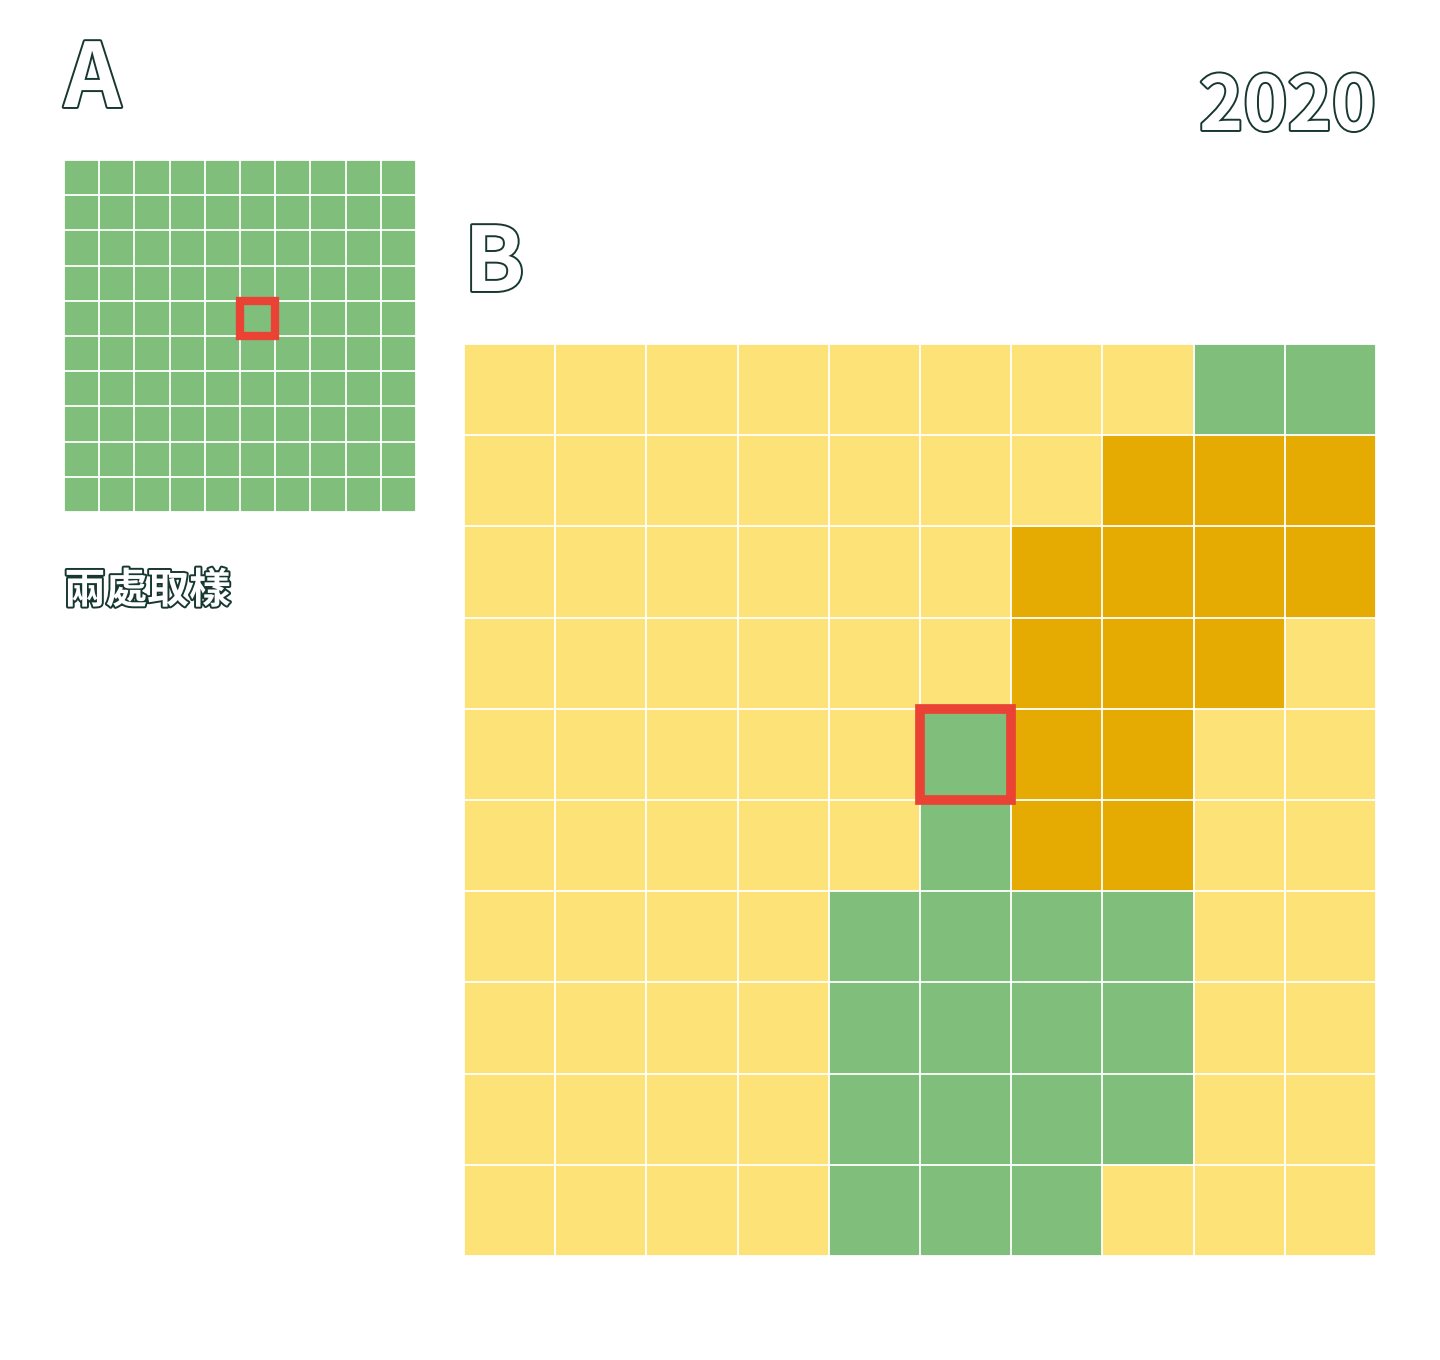

Reproduce this figure in Python.
#!/usr/bin/env python3
"""Rebuild the thumbnail subject from the two checked-in ForTy 2020 ROIs.

Run with Python 3, numpy, matplotlib and Pillow installed. No network requests,
basemap, invented pixels, resampling, or edits to the source JSON/SVG files.
Only thumbnail-grid.png and thumbnail-grid.json are written next to this file.
"""

from __future__ import annotations

import hashlib
import io
import json
import platform
import xml.etree.ElementTree as ET
from pathlib import Path

import matplotlib

matplotlib.use("Agg")
import matplotlib.patheffects as pe
import matplotlib.pyplot as plt
import numpy as np
from matplotlib.colors import ListedColormap, BoundaryNorm
from matplotlib.font_manager import FontProperties
from matplotlib.patches import Rectangle
from PIL import Image


HERE = Path(__file__).resolve().parent
DATA = HERE.parent / "data"
PNG = HERE / "thumbnail-grid.png"
MANIFEST = HERE / "thumbnail-grid.json"
DOI = "https://doi.org/10.25452/figshare.plus.32288616.v1"
CLASS_NAMES = [
    "PrimaryForest",
    "NaturallyRegeneratingForest",
    "PlantedForest",
    "PlantationForest",
    "TreeCropsAndAgroforestry",
    "OtherLand",
]
# Same class-ID order and palette as the existing ROI SVGs and
# work/ai-tech-next/forty-demo/render_real_data_figure.py. The SVG fills are
# independently compared with the recomputed classes below.
COLORS = ["#1B7837", "#7FBF7B", "#1D91C0", "#E65FA9", "#E6AB02", "#FDE278"]
DESIGN_WIDTH, DESIGN_HEIGHT, DPI = 720, 680, 200
SCALE = DPI / 100
LAYOUT = {
    "A": {"left": 32, "top": 80, "size": 176, "red_frame_pt": 3.0},
    "B": {"left": 232, "top": 172, "size": 456, "red_frame_pt": 3.5},
}


def sha256(path: Path) -> str:
    return hashlib.sha256(path.read_bytes()).hexdigest()


def read_roi(label: str, filename: str) -> dict:
    path = DATA / filename
    doc = json.loads(path.read_text(encoding="utf-8"))
    assert doc["baseline_year"] == 2020
    roi = doc["roi"]
    if label == "A":
        bands = np.asarray(roi["stored_five_bands_row_major"], dtype=np.int64)
        transform = doc["metadata"]["window_transform"]
        row, col = doc["sample"]["roi_pixel"]["row"], doc["sample"]["roi_pixel"]["col"]
        selected = doc["sample"]
        original_classes = roi["class_ids_row_major"]
        original_other = roi["derived_other_row_major"]
        source_pixel = selected["source_pixel"]
    else:
        bands = np.asarray(roi["five_bands"], dtype=np.int64)
        transform = roi["transform"]
        selected = doc["selected_pixel"]
        # B uses the same source raster as A. Derive its ROI row/column from
        # the actual global source pixel and the ROI affine, not its SVG.
        source_affine = json.loads((DATA / "actual-roi-result.json").read_text())["metadata"]["transform"]
        global_row0 = int(round((transform[5] - source_affine[5]) / source_affine[4]))
        global_col0 = int(round((transform[2] - source_affine[2]) / source_affine[0]))
        row, col = selected["row"] - global_row0, selected["col"] - global_col0
        source_pixel = {"row": selected["row"], "col": selected["col"]}
        original_classes = roi["class_ids"]
        original_other = roi["other"]
    assert bands.shape == (5, 10, 10)
    assert transform[0] == transform[4] == 10 and transform[1] == transform[3] == 0
    assert np.all((bands >= 0) & (bands <= 250)), "Invalid / nodata bands"
    other = 250 - bands.sum(axis=0)
    assert np.all((other >= 0) & (other <= 250))
    six = np.concatenate([bands, other[None]], axis=0)
    assert np.all(six.sum(axis=0) == 250)
    classes = six.argmax(axis=0) + 1  # numpy returns the first maximum.
    np.testing.assert_array_equal(other, original_other)
    np.testing.assert_array_equal(classes, original_classes)
    assert (row, col) == (5, 5)
    selected_six = six[:, row, col]
    expected = [0, 248, 0, 0, 0, 2] if label == "A" else [0, 86, 0, 1, 77, 86]
    assert selected_six.tolist() == expected
    assert int(classes[row, col]) == 2

    svg_path = HERE / f"roi-{label.lower()}-grid.svg"
    svg = ET.fromstring(svg_path.read_text())
    cells = [node for node in svg.iter() if node.tag.endswith("rect")
             and node.get("width") == "46" and node.get("height") == "46"
             and node.get("fill", "").startswith("#")]
    assert len(cells) == 100
    for index, cell in enumerate(cells):
        r, c = divmod(index, 10)
        assert cell.get("fill").upper() == COLORS[int(classes[r, c]) - 1]
        assert float(cell.get("x")) == 540 + c * 46
        assert float(cell.get("y")) == 180 + (9 - r) * 46

    return {
        "label": label, "path": path, "svg_path": svg_path,
        "classes": classes, "six": six, "row": row, "col": col,
        "source_pixel": source_pixel, "transform": transform,
    }


def main() -> None:
    rois = [read_roi("A", "actual-roi-result.json"),
            read_roi("B", "actual-uncertain-roi-result.json")]
    font_candidates = [
        Path("/usr/share/fonts/opentype/noto/NotoSansCJK-Bold.ttc"),
        Path("/usr/share/fonts/opentype/noto/NotoSansCJK-Regular.ttc"),
    ]
    font_path = next((p for p in font_candidates if p.is_file()), None)
    if font_path is None:
        raise RuntimeError("Install Noto Sans CJK; the Chinese sample label must render.")
    font = FontProperties(fname=str(font_path))
    fig = plt.figure(figsize=(7.2, 6.8), dpi=DPI, facecolor="none")
    colormap = ListedColormap(COLORS)
    norm = BoundaryNorm(np.arange(0.5, 7), colormap.N)
    text_outline = [pe.withStroke(linewidth=1.4, foreground="#173731")]

    def text(left: float, top: float, value: str, size: float, align="left") -> None:
        fig.text(left / DESIGN_WIDTH, 1 - top / DESIGN_HEIGHT, value,
                 ha=align, va="top", fontsize=size, fontproperties=font,
                 color="#FFFFFF", path_effects=text_outline)

    text(32, 18, "A", 32)
    text(232, 110, "B", 32)
    text(688, 35, "2020", 27, "right")
    text(32, 285, "兩處取樣", 15)

    for roi in rois:
        layout = LAYOUT[roi["label"]]
        left, top, size = layout["left"], layout["top"], layout["size"]
        ax = fig.add_axes([left / DESIGN_WIDTH,
                           (DESIGN_HEIGHT - top - size) / DESIGN_HEIGHT,
                           size / DESIGN_WIDTH, size / DESIGN_HEIGHT])
        ax.imshow(roi["classes"], origin="lower", cmap=colormap, norm=norm,
                  interpolation="nearest", extent=(-0.5, 9.5, -0.5, 9.5))
        # Light separators preserve the exact class-colour interiors.
        for edge in np.arange(-0.5, 10, 1):
            ax.axvline(edge, color="#FFFFFF", linewidth=0.65, zorder=2)
            ax.axhline(edge, color="#FFFFFF", linewidth=0.65, zorder=2)
        ax.add_patch(Rectangle((roi["col"] - 0.5, roi["row"] - 0.5), 1, 1,
                               fill=False, edgecolor="#EA4335",
                               linewidth=layout["red_frame_pt"],
                               joinstyle="miter", zorder=5))
        ax.set_xlim(-0.5, 9.5)
        ax.set_ylim(-0.5, 9.5)
        ax.set_aspect("equal")
        ax.set_axis_off()

    # Keep the complete 1440×1360 transparent subject; no tight-bbox cropping.
    buffer = io.BytesIO()
    fig.savefig(buffer, format="png", dpi=DPI, transparent=True,
                metadata={"Title": "ForTy 2020 — two separate ROI samples",
                          "Author": "Data: Neumann et al. (2026); adaptation: Mokaair",
                          "Description": "Real 10x10 ROI grids; residual OtherLand; first argmax; "
                                         "row 0 at bottom. CC BY 4.0. " + DOI})
    plt.close(fig)
    image_bytes = buffer.getvalue()
    with Image.open(io.BytesIO(image_bytes)) as image:
        assert image.size == (1440, 1360)
        assert image.mode == "RGBA"
        # Verify every cell interior in the actual rendered PNG, including
        # the y reversal and both green selected cells.
        for roi in rois:
            layout = LAYOUT[roi["label"]]
            cell = layout["size"] / 10
            for row in range(10):
                for col in range(10):
                    x = int(SCALE * (layout["left"] + (col + 0.5) * cell))
                    y = int(SCALE * (layout["top"] + (9.5 - row) * cell))
                    color = COLORS[int(roi["classes"][row, col]) - 1]
                    rgb = tuple(int(color[i:i + 2], 16) for i in (1, 3, 5))
                    assert image.getpixel((x, y)) == (*rgb, 255)
    PNG.write_bytes(image_bytes)

    manifest = {
        "asset": PNG.name,
        "sha256": sha256(PNG),
        "dimensions": {"width": 1440, "height": 1360, "transparent": True},
        "source": {
            "author": "Neumann et al. (2026)",
            "title": "Forest Typology 2020 (v1)",
            "doi": DOI,
            "license": "CC BY 4.0",
            "license_url": "https://creativecommons.org/licenses/by/4.0/",
        },
        "adaptation": {
            "author": "Mokaair",
            "changes": ["two separate 10×10 ROI crops", "OtherLand = 250 − sum(five stored bands)",
                        "first maximum in the fixed six-class order", "original class-colour redraw",
                        "unequal-size A/B composition", "red outlines on the actual selected pixels"],
            "no_satellite_basemap": True,
            "not_adjacent": True,
            "labels": ["A", "B", "2020", "兩處取樣"],
        },
        "inputs": {str(roi[key].relative_to(HERE.parent)): sha256(roi[key])
                   for roi in rois for key in ("path", "svg_path")},
        "generator": {"path": Path(__file__).name, "sha256": sha256(Path(__file__)),
                      "command": "python docs/videos/forty-forest-map/assets/thumbnail-grid.py"},
        "render": {"python": platform.python_version(), "numpy": np.__version__,
                   "matplotlib": matplotlib.__version__, "dpi": DPI,
                   "font_path": str(font_path), "font_sha256": sha256(font_path),
                   "interpolation": "nearest", "origin": "lower",
                   "orientation": "positive affine Y; row 0 at bottom; columns increase rightward",
                   "design_canvas": [DESIGN_WIDTH, DESIGN_HEIGHT], "layout": LAYOUT},
        "classes": [{"id": i + 1, "name": name, "color": COLORS[i]}
                    for i, name in enumerate(CLASS_NAMES)],
        "rois": [{"label": roi["label"], "width": 10, "height": 10,
                  "window_transform": roi["transform"],
                  "class_ids_source_row_major": roi["classes"].tolist(),
                  "source_pixel": roi["source_pixel"],
                  "selected_roi_pixel": {"row": roi["row"], "col": roi["col"]},
                  "selected_six_stored_values": roi["six"][:, roi["row"], roi["col"]].tolist(),
                  "selected_class_id": int(roi["classes"][roi["row"], roi["col"]]),
                  "selected_tied_maximum_count": int(np.sum(roi["six"][:, roi["row"], roi["col"]]
                                                           == roi["six"][:, roi["row"], roi["col"]].max()))}
                 for roi in rois],
        "validation": {"both_grids_recomputed_from_five_bands": True,
                       "computed_other_and_classes_match_checked_in_JSON": True,
                       "all_200_colours_and_positions_match_existing_SVG": True,
                       "all_200_rendered_cell_centres_checked": True,
                       "both_selected_pixels_display_same_original_green": True},
    }
    MANIFEST.write_text(json.dumps(manifest, ensure_ascii=False, indent=2) + "\n", encoding="utf-8")
    print(json.dumps({"png": str(PNG), "sha256": manifest["sha256"],
                      "bytes": len(image_bytes), "dimensions": [1440, 1360]}, ensure_ascii=False))


if __name__ == "__main__":
    main()
